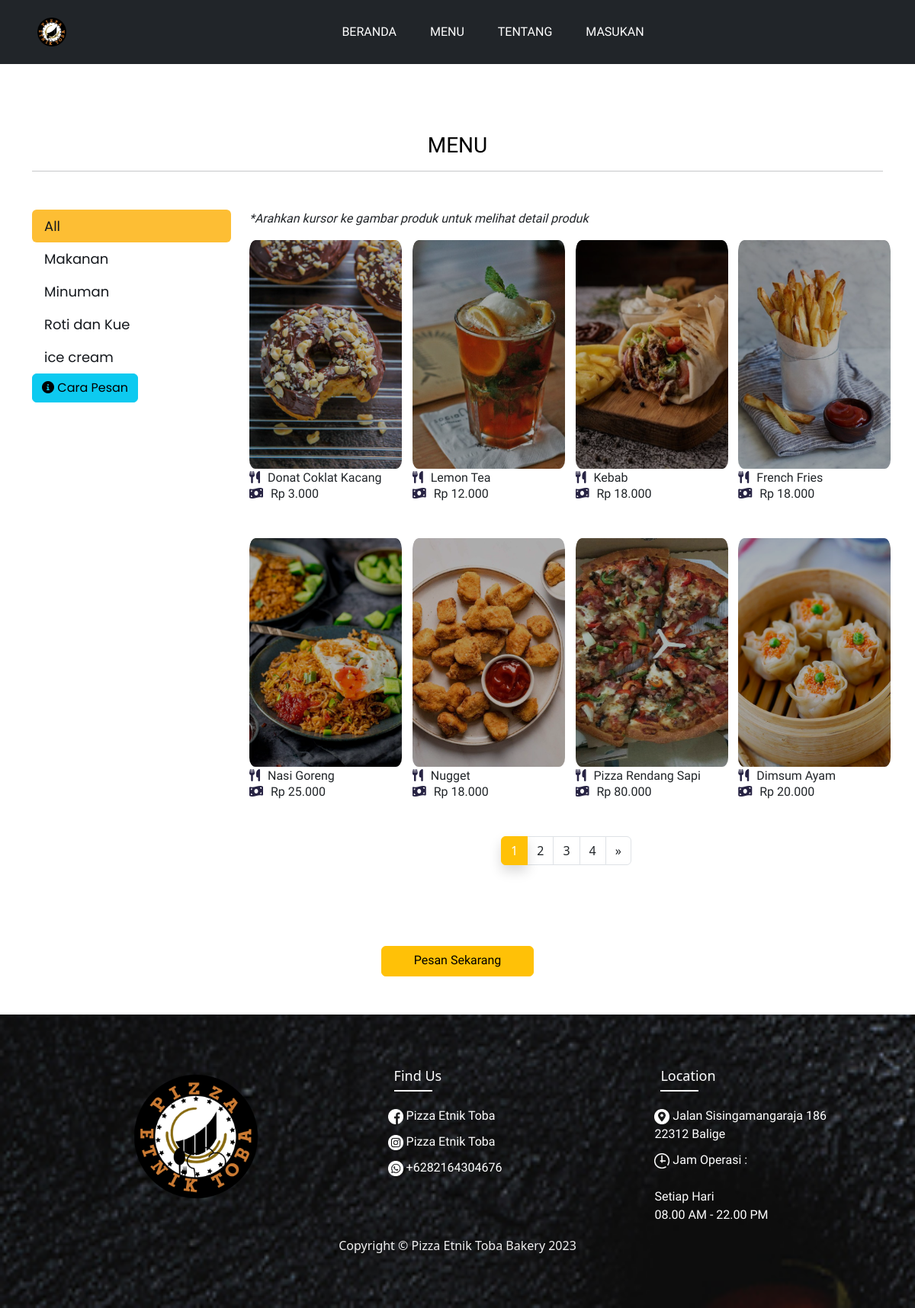
/Website/menu.php, run on the app's committed database.
### tables this page shows
CREATE TABLE `kategori` (
  `id_kategori` int(11) NOT NULL,
  `nama_kategori` varchar(100) NOT NULL,
  `status` enum('Aktif','Nonaktif') NOT NULL DEFAULT 'Aktif'
);

CREATE TABLE `produk` (
  `id_produk` int(11) NOT NULL,
  `nama_produk` varchar(100) NOT NULL,
  `harga_produk` float NOT NULL,
  `gambar_produk` varchar(255) NOT NULL,
  `status_produk` enum('Aktif','Nonaktif') NOT NULL DEFAULT 'Aktif',
  `id_kategori` int(11) NOT NULL,
  `id_admin` int(11) NOT NULL DEFAULT 1,
  `deskripsi_produk` text DEFAULT NULL
);

### Website/menu.php (the view, shortened to what this page needs)
<!DOCTYPE html>
<html lang="en">
<head>
	<link href="https://cdn.jsdelivr.net/npm/bootstrap@5.3.0-alpha3/dist/css/bootstrap.min.css" rel="stylesheet">
	<link rel="stylesheet" href="../css/style2.css">
	<link rel="stylesheet" href="../css/responsive.css">
	<link rel="stylesheet" href="../css/navbar.css">
	<link rel="stylesheet" href="https://cdnjs.cloudflare.com/ajax/libs/font-awesome/6.0.0-beta2/css/all.min.css" />
</head>
<?php include 'koneksi/header.php' ?>
<div id="pesansekarang">
	<form action="" method="post">
		<div class="menu-box">
			<div class="container">
				<div class="row">
					<div class="col-lg-12">
						<div class="heading-title text-center">
							<h2 style="font-family: 'Reem Kufi Fun', sans-serif;">MENU</h2>
							<hr>
						</div>
					</div>
				</div>
				<div class="row inner-menu-box">
					<div class="col-3">
						<div class="nav flex-column nav-pills" id="v-pills-tab" role="tablist" aria-orientation="vertical">
							<a class="nav-link active" id="v-pills-semua-tab" data-toggle="pill" href="#v-pills-semua" role="tab" aria-controls="v-pills-semua" aria-selected="true">All</a>
							<?php
							$kategori_query = "SELECT * FROM kategori WHERE status ='aktif'";
                                    $kategori_result = mysqli_query($koneksi, $kategori_query);
                                    while ($kategori = mysqli_fetch_assoc($kategori_result)) {
										$kategori_type = str_replace(' ', '', $kategori['nama_kategori']);
										$kategori_name = $kategori['nama_kategori'];
										?>
							<a class="nav-link" id="v-pills-<?php echo $kategori_type;?>-tab" data-toggle="pill" href="#v-pills-<?php echo $kategori_type;?>" role="tab" aria-controls="v-pills-<?php echo $kategori_type;?>" aria-selected="false"><?php echo $kategori_name;?></a>
						<?php }?>
						</div>
						<button type="button" style="height:auto; width: auto; font-family: 'Poppins';" class="btn btn-info" data-bs-toggle="modal" data-bs-target="#exampleModal">
						<i class="fa-solid fa-circle-info"></i> Cara Pesan
						</button>
					</div>
					<div class="col-9">
						<p class="pc"><em>*Arahkan kursor ke gambar produk untuk melihat detail produk</em></p>
						<div class="tab-content" id="v-pills-tabContent">
							<div class="tab-pane fade show active" id="v-pills-semua" role="tabpanel" aria-labelledby="v-pills-semua-tab">
								<div class="row">
									<?php
									$jumlahDataPerHalaman = 8;
									$result = mysqli_query($koneksi, "SELECT * FROM produk WHERE status_produk='aktif'");
									$jumlahData = mysqli_num_rows($result);
									$jumlahHalaman = ceil($jumlahData / $jumlahDataPerHalaman);
									$halamanAktif = (isset($_GET["halaman"])) ? $_GET["halaman"] : 1;
									$awalData = ($jumlahDataPerHalaman * $halamanAktif) - $jumlahDataPerHalaman;
									$query = "SELECT * FROM produk WHERE status_produk='aktif' LIMIT $awalData,$jumlahDataPerHalaman";
									$result_set = $koneksi->query($query);
									while ($row = $result_set->fetch_assoc()) {
									?>
										<div class="col-lg-3 col-md-6 special-grid drinks">
											<div class="gallery-single fix" style="width: 200px;">
												<img src="../pictures/<?php echo $row['gambar_produk']; ?>" class="img-fluid" style="height: 300px;" alt="Image" />
												<p class="nama"><i class="fa-solid fa-utensils" style="color: #272343; margin-right: 10px;"></i><?php echo  $row['nama_produk']; ?></p>
												<p class="harga"> <i class="fa-solid fa-money-bill-wave" style="color: #272343; margin-right:10px;"></i>Rp <?php echo number_format($row['harga_produk'], 0, ',', '.'); ?></p>
											</div>
										</div>
									<?php } ?>
								</div>
								<ul class="pagination justify-content-center pagination-black">
									<?php for ($i = 1; $i <= $jumlahHalaman; $i++) : ?>
										<?php if ($i == $halamanAktif) : ?>
											<li class="page-item active ">
												<a class="page-link bg-warning border border-warning shadow" href="?halaman=<?= $i; ?>"><?= $i; ?></a>
											</li>
										<?php else : ?>
											<li class="page-item">
												<a class="page-link text-dark" href="?halaman=<?= $i; ?>"><?= $i; ?></a>
											</li>
										<?php endif; ?>
									<?php endfor; ?>
									<?php if ($halamanAktif < $jumlahHalaman) : ?>
										<li class="page-item">
											<a class="page-link text-dark" href="?halaman=<?= $halamanAktif + 1; ?>" aria-label="Next">
												<span aria-hidden="true">&raquo;</span>
											</a>
										</li>
									<?php endif; ?>
								</ul>
							</div>
						</div>
					</div>
				</div>
			</div>
		</div>
	</form>
	<center>
		<a href="../Website/pemesanan.php" class="btn btn-warning" style="height:40px; width:200px; font-family:magra; margin-bottom:50px;">Pesan Sekarang</a>
	</center>
</div>
<?php include 'koneksi/footer.php' ?>
</body>
</html>

### Website/koneksi/footer.php
<footer class="footer" style="background-image: url(../Pictures/pisa3.jpg);">
    <div class="container">
        <div class="row">
            <div class="footer-col col-lg-2">
                <a href="login.php"><img src="../pictures/PET.png" style="width: 180px;"></a>
            </div>
            <div class="footer-col col-lg-3">
                <h4>Find Us</h4>
                <ul>
                    <li><a href="https://web.facebook.com/pages/Pizza-Etnik-Toba/156817371650659"> <img src="../pictures/facebook.png" style="width: 20px;"> Pizza Etnik Toba</a></li>
                    <li><a href="https://www.instagram.com/pizzaetniktoba5/?igshid=YmMyMTA2M2Y%3D"> <img src="../pictures/instagram.png" style="width: 20px;"> Pizza Etnik Toba</a>
                    </li>
                    <?php
                    include_once('koneksi.php');
                    $query = 'SELECT * FROM admin';
                    $result_set = $koneksi->query($query);
                    $row = $result_set->fetch_assoc();
                    $nomor_telepon = $row['nomor_telepon_admin'];
                    $phone_number = preg_replace("/[^0-9]/", "", $nomor_telepon);
                    $api_url = "https://api.whatsapp.com/send?phone=$phone_number&text=";
                    ?>
                    <li><a href="<?php echo $api_url?>"> <img src="../pictures/whatsapp.png" style="width:20px;"> +<?php echo $nomor_telepon?></a></li>
                </ul>
            </div>
            <div class="footer-col col-lg-3">
                <h4>Location</h4>
                <ul>
                    <li><a href="#"> <img src="../pictures/gps.png" style="width: 20px;"> Jalan Sisingamangaraja 186
                            22312
                            Balige </a></li>
                    <li><a href="#"> <img src="../Pictures/clock.png" style="width:20px;"> Jam Operasi : <br> <br>
                            Setiap
                            Hari <br> 08.00 AM - 22.00 PM</a></li>
                </ul>
            </div>
        </div>
    </div>
    <center>
        <p style="margin: 0; padding: 0;">Copyright © Pizza Etnik Toba Bakery 2023</p>
    </center>
</footer>

### css/style2.css (style rules this page uses)
::placeholder { font-family: 'Poppins'; }
.pc { display: block; font-family: 'magra'; }
* { box-sizing: border-box; }
.btn { width: 200px; height: 50px; }
html { scroll-behavior: smooth; }
.container { --bs-gutter-x: 1.5rem; --bs-gutter-y: 0; width: 100%; padding-right: calc(var(--bs-gutter-x) * 0.5); padding-left: calc(var(--bs-gutter-x) * 0.5); margin-right: auto; margin-left: auto; }
@media (min-width: 576px) { .container { max-width: 540px; } }
@media (min-width: 768px) { .container { max-width: 720px; } }
@media (min-width: 992px) { .container { max-width: 960px; } }
@media (min-width: 1200px) { .container { max-width: 1140px; } }
.row:after { content: ""; display: table; clear: both; }
a { color: #000000; text-decoration: none !important; outline: none !important; -webkit-transition: all 0.3s ease-in-out; -moz-transition: all 0.3s ease-in-out; -ms-transition: all 0.3s ease-in-out; -o-transition: all 0.3s ease-in-out; transition: all 0.3s ease-in-out; }
.menu-box { padding: 90px 0px; }
.heading-title { margin-bottom: 50px; }
.heading-title h2 { color: #010101; font-size: 28px; font-family: "Rubik", sans-serif; font-weight: 500; }
.inner-menu-box .nav-pills .nav-link.active { background: #FDBE34; }
.inner-menu-box .nav-pills .nav-link { font-size: 18px; font-family: 'Poppins', sans-serif; color: var(--color3); }
.img-fluid { width: 100%; height: 250px; border-radius: 4%; transition: .3s all; filter: brightness(.7); }
.gallery-single { margin-bottom: 30px; position: relative; overflow: hidden; border-radius: 4%; width: 150px; }
.nama { font-family: 'Reem Kufi Fun', sans-serif; margin-bottom: -3px; }
.harga { font-family: 'Reem Kufi Fun', sans-serif; }
button { background-color: #fff; border: 1px solid #25d366; padding: 5px; position: relative; width: 6.2em; height: 2em; transition: 0.5s; font-size: 17px; border-radius: 0.4em; justify-content: end; align-items: end; }

### css/navbar.css (style rules this page uses)
* { margin: 0; padding: 0; box-sizing: border-box; }
.footer { padding: 70px; bottom: 0px; background-size: cover; background-attachment: fixed; color: #f1f1f1; }
footer { position: sticky; top: 100%; align-items: center; }
ul { list-style: none; }
.footer-col { width: 25%; margin-left: 8%; }
.footer-col h4 { font-size: 18px; color: var(--color1); margin-bottom: 30px; font-weight: 500px; position: relative; }
.footer-col h4::before { content: ""; position: absolute; left: 0; background-color: var(--color1); bottom: -10px; height: 2px; box-sizing: border-box; width: 50px; }
.footer-col ul li:not(:last-child) { margin-bottom: 10px; }
.footer-col ul li a { font-size: 16px; text-transform: capitalize; color: var(--color1); text-decoration: none; font-weight: 300; color: var(--color1); display: block; transition: all 0.3s ease; font-family: "magra"; margin-left: -40px; }

### data on the page
kategori: nama_kategori "Makanan"
kategori: nama_kategori "Minuman"
kategori: nama_kategori "Roti dan Kue"
kategori: nama_kategori "ice cream"
produk: gambar_produk (picture), nama_produk "Donat Coklat Kacang", harga_produk "3.000"
produk: gambar_produk (picture), nama_produk "Lemon Tea", harga_produk "12.000"
produk: gambar_produk (picture), nama_produk "Kebab", harga_produk "18.000"
produk: gambar_produk (picture), nama_produk "French Fries", harga_produk "18.000"
produk: gambar_produk (picture), nama_produk "Nasi Goreng", harga_produk "25.000"
produk: gambar_produk (picture), nama_produk "Nugget", harga_produk "18.000"
produk: gambar_produk (picture), nama_produk "Pizza Rendang Sapi", harga_produk "80.000"
produk: gambar_produk (picture), nama_produk "Dimsum Ayam", harga_produk "20.000"

### other printed values
$nomor_telepon "6282164304676"
